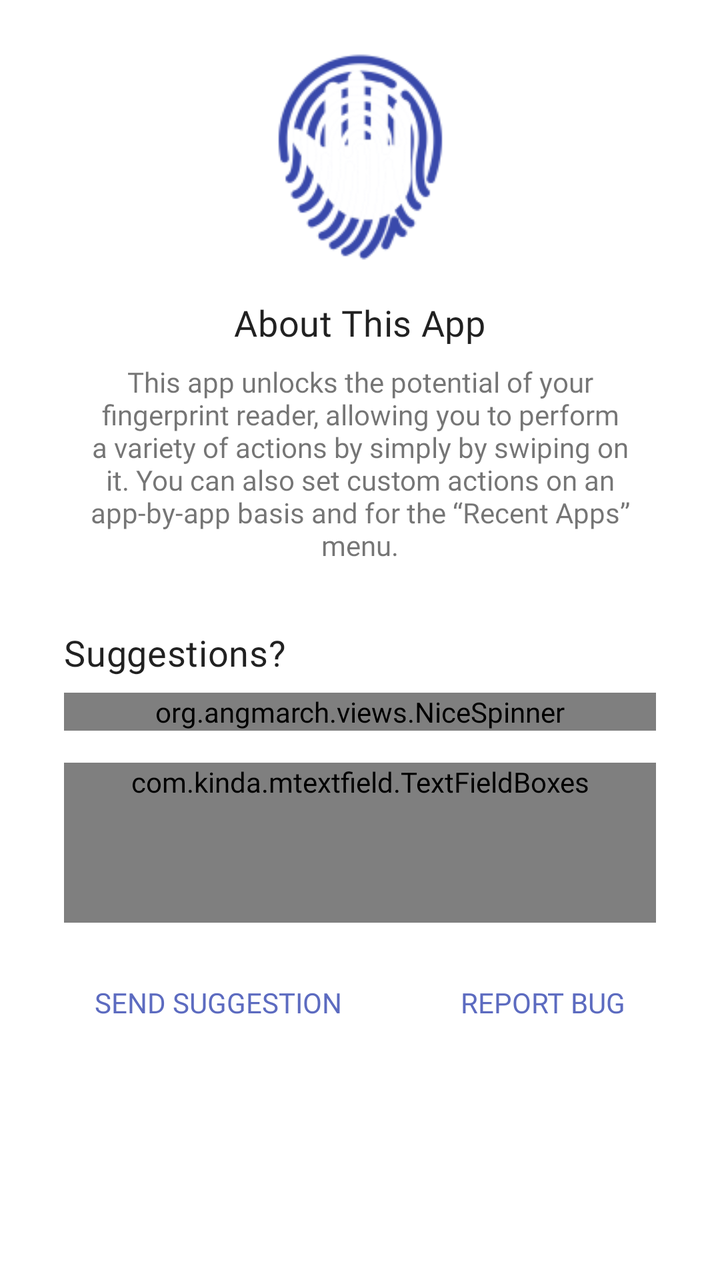
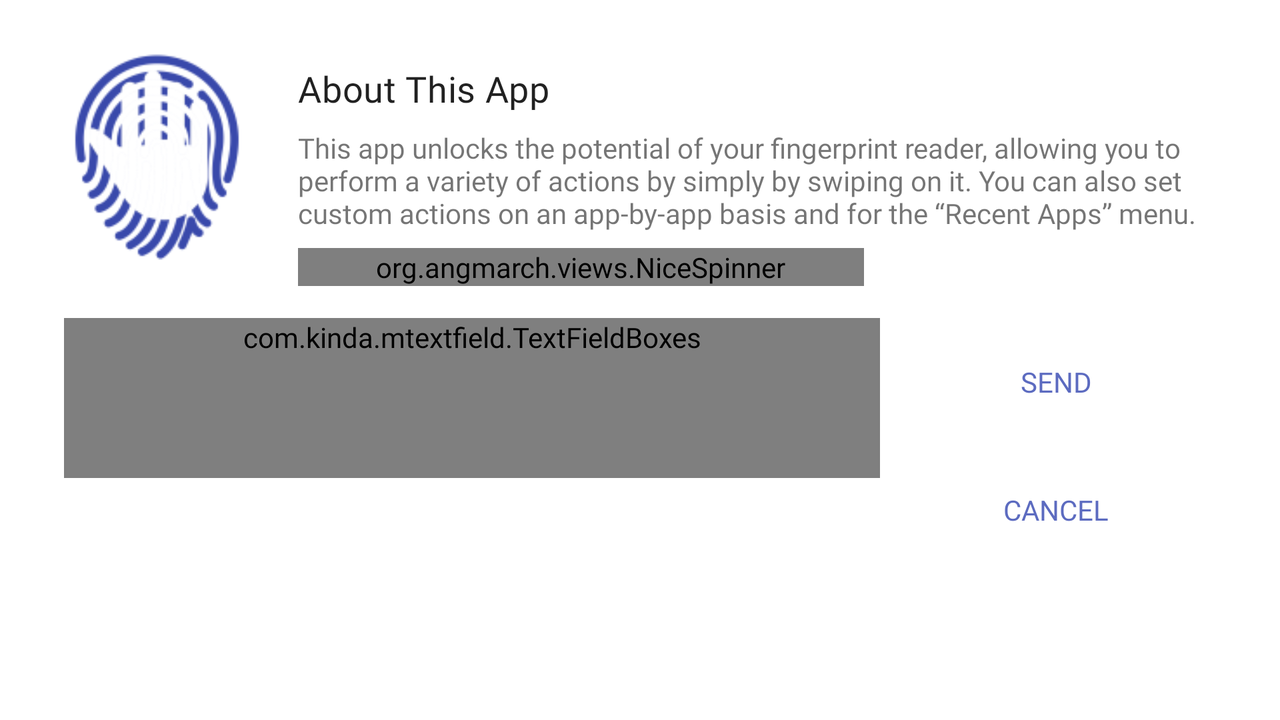

First picture: res/layout/ on a phone held upright. Second picture: the repository's own variant of that layout, on a device whose configuration matches the variant's folder. Source for both follows.
<!-- AndroidManifest.xml: application theme AppTheme -->
<!-- res/layout/fragment_help_suggestion.xml -->
<?xml version="1.0" encoding="utf-8"?>
<layout xmlns:android="http://schemas.android.com/apk/res/android"
        xmlns:app="http://schemas.android.com/apk/res-auto"
        xmlns:tools="http://schemas.android.com/tools">
    <android.support.constraint.ConstraintLayout
            android:layout_width="match_parent"
            android:layout_height="match_parent"
            tools:context=".pages.HelpFragment"
            android:id="@+id/helpContainer"
            android:background="@color/backgroundWhite">
        <ImageView
                android:src="@mipmap/logo"
                android:layout_width="125dp"
                android:layout_height="125dp"
                android:id="@+id/logo" app:layout_constraintTop_toTopOf="parent"
                app:layout_constraintStart_toStartOf="parent"
                app:layout_constraintEnd_toEndOf="parent"
                app:layout_constraintBottom_toBottomOf="parent" app:layout_constraintVertical_bias="0.0"
                android:contentDescription="@string/desc_logo"
                android:scaleType="fitXY" android:layout_marginTop="16dp"/>
        <TextView
                android:text="@string/how_do_i_use_this_app"
                android:layout_width="wrap_content"
                android:layout_height="wrap_content"
                android:id="@+id/aboutAppTitle" app:layout_constraintStart_toStartOf="parent"
                android:layout_marginStart="32dp"
                android:layout_marginTop="8dp" app:layout_constraintTop_toBottomOf="@+id/logo"
                app:layout_constraintEnd_toEndOf="parent" android:layout_marginEnd="32dp"
                android:textAppearance="@style/AppTheme.TextAppearance.SubHeader"
                android:textSize="18sp"/>

        <TextView
                android:text="@string/suggestions"
                android:layout_width="wrap_content"
                android:layout_height="wrap_content"
                android:id="@+id/suggestionsTitle"
                android:textAppearance="@style/AppTheme.TextAppearance.SubHeader"
                android:textSize="18sp"
                android:layout_marginBottom="8dp"
                app:layout_constraintBottom_toTopOf="@+id/sendSuggestion"
                android:layout_marginStart="32dp"
                app:layout_constraintStart_toStartOf="parent"
                android:layout_marginTop="32dp"
                app:layout_constraintVertical_bias="0.0"
                app:layout_constraintHorizontal_bias="0.0"
                app:layout_constraintTop_toBottomOf="@id/aboutDesc"
                android:layout_marginEnd="8dp"
                app:layout_constraintEnd_toEndOf="parent"
        />
        <TextView
                android:text="@string/found_a_bug"
                android:layout_width="wrap_content"
                android:layout_height="wrap_content"
                android:id="@+id/bugsTitle"
                android:textAppearance="@style/AppTheme.TextAppearance.SubHeader"
                android:textSize="18sp"
                android:layout_marginEnd="32dp"
                app:layout_constraintEnd_toEndOf="parent"
                android:layout_marginBottom="8dp"
                app:layout_constraintBottom_toTopOf="@+id/reportBug"
                app:layout_constraintStart_toEndOf="@+id/sendSuggestion"
                android:layout_marginStart="32dp"
                app:layout_constraintHorizontal_bias="0.5"
                android:layout_marginTop="32dp"
                app:layout_constraintVertical_bias="1.0"
                app:layout_constraintTop_toTopOf="parent"
                android:visibility="gone"
        />


        <Button
                android:text="@string/view_tutorial"
                android:layout_width="wrap_content"
                android:layout_height="wrap_content"
                android:id="@+id/view_tutorial" app:layout_constraintStart_toStartOf="parent"
                android:layout_marginStart="32dp"
                app:layout_constraintEnd_toEndOf="parent"
                android:layout_marginEnd="32dp" app:layout_constraintHorizontal_bias="0.5"
                style="@style/Widget.AppCompat.Button.Borderless.Colored"
                android:layout_marginTop="16dp" app:layout_constraintTop_toBottomOf="@+id/aboutDesc"
                app:layout_constraintBottom_toTopOf="@+id/bugsTitle" android:layout_marginBottom="16dp"
                android:alpha="0"
        />
        <Button
                android:text="@string/send_suggestion"
                android:layout_width="wrap_content"
                android:layout_height="wrap_content"
                android:id="@+id/sendSuggestion"
                style="@style/Widget.AppCompat.Button.Borderless.Colored"
                android:layout_marginBottom="8dp"
                app:layout_constraintBottom_toBottomOf="parent"
                app:layout_constraintTop_toBottomOf="@+id/editText"
                app:layout_constraintStart_toStartOf="parent"
                app:layout_constraintVertical_bias="0.0"
                android:layout_marginTop="16dp"
                app:layout_constraintHorizontal_bias="0.5"
                app:layout_constraintEnd_toStartOf="@+id/reportBug"
        />
        <Button
                android:text="@string/report_bug"
                android:layout_width="wrap_content"
                android:layout_height="wrap_content"
                android:id="@+id/reportBug"
                style="@style/Widget.AppCompat.Button.Borderless.Colored"
                android:layout_marginBottom="16dp"
                android:layout_marginTop="16dp"
                app:layout_constraintBottom_toBottomOf="parent"
                app:layout_constraintEnd_toEndOf="parent"
                app:layout_constraintStart_toEndOf="@+id/sendSuggestion"
                app:layout_constraintTop_toBottomOf="@+id/editText"
                app:layout_constraintVertical_bias="0.0"
                app:layout_constraintHorizontal_bias="0.0"
        />
        <TextView
                android:layout_width="0dp"
                android:layout_height="wrap_content"
                android:id="@+id/aboutDesc"
                android:layout_marginTop="8dp"
                app:layout_constraintTop_toBottomOf="@+id/aboutAppTitle"
                app:layout_constraintEnd_toEndOf="parent"
                android:text="@string/about_desc"
                android:layout_marginBottom="8dp"
                app:layout_constraintBottom_toBottomOf="parent"
                app:layout_constraintVertical_bias="0.0"
                app:layout_constraintStart_toStartOf="parent"
                android:layout_marginEnd="32dp"
                android:layout_marginStart="32dp"
                app:layout_constraintHorizontal_bias="0.0"
                android:gravity="center_horizontal"/>


        

        <org.angmarch.views.NiceSpinner
                android:layout_width="0dp"
                android:layout_height="wrap_content"
                android:spinnerMode="dropdown"
                android:id="@+id/suggestionSpinner"
                android:entries="@array/suggestion_types"
                app:layout_constraintStart_toStartOf="parent"
                app:layout_constraintEnd_toEndOf="parent"
                app:layout_constraintBottom_toBottomOf="parent"
                app:layout_constraintTop_toBottomOf="@+id/suggestionsTitle"
                android:layout_marginEnd="32dp" android:layout_marginStart="@dimen/list_margin_start"
                android:layout_marginBottom="16dp" android:layout_marginTop="8dp"
                android:visibility="visible"
                app:layout_constraintVertical_bias="0.0"
                app:layout_constraintHorizontal_bias="0.0"
        />

        <com.kinda.mtextfield.TextFieldBoxes
                android:layout_width="0dp"
                android:layout_height="wrap_content"
                android:inputType="textLongMessage"
                android:layout_marginTop="16dp"
                android:layout_marginStart="@dimen/list_margin_start"
                android:layout_marginEnd="@dimen/list_margin_start"
                android:layout_marginBottom="16dp"
                app:minCharacters="20"
                app:hasClearButton="true"
                tools:text="Name"
                android:ems="10"
                android:id="@+id/editText"
                app:labelText="@string/desc"
                android:minHeight="@dimen/min_text_height"
                app:layout_constraintTop_toBottomOf="@+id/suggestionSpinner"
                app:layout_constraintBottom_toBottomOf="parent"
                app:layout_constraintStart_toStartOf="parent"
                app:layout_constraintEnd_toEndOf="parent"
                app:layout_constraintVertical_bias="0.0">

            <com.kinda.mtextfield.ExtendedEditText
                    android:id="@+id/extended_edit_text"
                    android:layout_width="match_parent"
                    android:minHeight="@dimen/min_text_height"
                    tools:text="blah blah blah blah blah blah blah"
                    android:layout_height="wrap_content"/>

        </com.kinda.mtextfield.TextFieldBoxes>

    </android.support.constraint.ConstraintLayout>
</layout>
<!-- resources referenced by this layout -->
<resources>
  <string-array name="suggestion_types">
          <item>Feature Request</item>
          <item>Usability Improvement</item>
          <item>Language Translation</item>
          <item>Other</item>
      </string-array>
  <color name="backgroundWhite">#FFFFFF</color>
  <dimen name="list_margin_start">32dp</dimen>
  <dimen name="min_text_height">80dp</dimen>
  <!-- mipmap logo: png bitmap (mipmap-hdpi, 5687 bytes) -->
  <string name="about_desc">This app unlocks the potential of your fingerprint reader, allowing you to perform
          a variety of actions by simply by swiping on it. You can also set custom actions on an app-by-app basis and for the “Recent Apps” menu.
      </string>
  <string name="desc">Description</string>
  <string name="desc_logo">logo</string>
  <string name="found_a_bug">Found a bug?</string>
  <string name="how_do_i_use_this_app">About This App</string>
  <string name="report_bug">Report Bug</string>
  <string name="send_suggestion">Send Suggestion</string>
  <string name="suggestions">Suggestions?</string>
  <string name="view_tutorial">View Tutorial</string>
  <style name="AppTheme.TextAppearance.SubHeader" parent="Base.V0.TextAppearance.SubHeader">
          <item name="android:fontFamily">@font/robot_regular</item>
          <item name="android:textSize">16sp</item>
      </style>
  <!-- from res/values-v23/ -->
  <style name="AppTheme" parent="Base.V23.AppTheme" />
  <style name="Base.V0.TextAppearance.SubHeader" parent="TextAppearance.MaterialComponents.Headline6" />
  <!-- from res/values-v23/ -->
  <style name="Base.V23.AppTheme" parent="Base.V0.AppTheme">
          <item name="android:statusBarColor">@color/backgroundWhite</item>
          <item name="android:windowLightStatusBar">true</item>
      </style>
  <style name="Base.V0.AppTheme" parent="Theme.AppCompat.Light.NoActionBar">
          <item name="colorPrimary">@color/colorPrimary</item>
          <item name="colorPrimaryDark">@color/colorPrimaryDark</item>
          <item name="colorAccent">@color/colorAccent</item>
          <item name="android:colorBackground">@color/backgroundWhite</item>
          <item name="android:fontFamily">@font/robot_regular</item>
      </style>
  <color name="colorPrimary">#7986CB</color>
  <color name="colorPrimaryDark">#424242</color>
  <color name="colorAccent">#5C6BC0</color>
</resources>
<!-- res/layout-land/fragment_help_suggestion.xml (the repository's variant of the layout above) -->
<!-- drawn on the phone turned sideways -->
<?xml version="1.0" encoding="utf-8"?>
<layout xmlns:android="http://schemas.android.com/apk/res/android"
        xmlns:app="http://schemas.android.com/apk/res-auto"
        xmlns:tools="http://schemas.android.com/tools">
    <android.support.constraint.ConstraintLayout
            android:layout_width="match_parent"
            android:layout_height="match_parent"
            android:id="@+id/helpContainer"
            tools:context=".pages.HelpFragment"
            android:background="@color/backgroundWhite">


        <ImageView
                android:src="@mipmap/logo"
                android:layout_width="125dp"
                android:layout_height="125dp"
                android:id="@+id/logo" app:layout_constraintTop_toTopOf="parent"
                app:layout_constraintStart_toStartOf="parent"
                app:layout_constraintEnd_toEndOf="parent"
                app:layout_constraintBottom_toBottomOf="parent" app:layout_constraintVertical_bias="0.0"
                android:contentDescription="@string/desc_logo"
                android:scaleType="fitXY" app:layout_constraintHorizontal_bias="0.0" android:layout_marginStart="16dp"
                android:layout_marginEnd="16dp" android:layout_marginBottom="16dp" android:layout_marginTop="16dp"/>
        <TextView
                android:text="@string/how_do_i_use_this_app"
                android:layout_width="wrap_content"
                android:layout_height="wrap_content"
                android:id="@+id/aboutAppTitle"
                android:layout_marginStart="8dp"
                android:layout_marginTop="16dp"
                app:layout_constraintEnd_toEndOf="parent" android:layout_marginEnd="32dp"
                android:textAppearance="@style/AppTheme.TextAppearance.SubHeader"
                android:textSize="18sp" app:layout_constraintStart_toEndOf="@+id/logo"
                app:layout_constraintTop_toTopOf="@+id/logo" app:layout_constraintHorizontal_bias="0.0"/>
        <TextView
                android:text="@string/suggestions"
                android:layout_width="wrap_content"
                android:layout_height="wrap_content"
                android:id="@+id/suggestionsTitle"
                android:textAppearance="@style/AppTheme.TextAppearance.SubHeader"
                android:textSize="18sp"
                android:layout_marginEnd="32dp"
                app:layout_constraintEnd_toEndOf="parent"
                android:layout_marginBottom="8dp"
                app:layout_constraintBottom_toTopOf="@+id/reportBug"
                app:layout_constraintStart_toEndOf="@+id/sendSuggestion"
                android:layout_marginStart="32dp"
                app:layout_constraintHorizontal_bias="0.5"
                android:layout_marginTop="32dp"
                app:layout_constraintVertical_bias="1.0"
                app:layout_constraintTop_toTopOf="parent"
                android:visibility="gone"
        />
        <TextView
                android:text="@string/found_a_bug"
                android:layout_width="wrap_content"
                android:layout_height="wrap_content"
                android:id="@+id/bugsTitle"
                android:textAppearance="@style/AppTheme.TextAppearance.SubHeader"
                android:textSize="18sp"
                android:layout_marginEnd="32dp"
                app:layout_constraintEnd_toEndOf="parent"
                android:layout_marginBottom="8dp"
                app:layout_constraintBottom_toTopOf="@+id/reportBug"
                app:layout_constraintStart_toEndOf="@+id/sendSuggestion"
                android:layout_marginStart="32dp"
                app:layout_constraintHorizontal_bias="0.5"
                android:layout_marginTop="32dp"
                app:layout_constraintVertical_bias="1.0"
                app:layout_constraintTop_toTopOf="parent"
                android:visibility="gone"
        />
        <Button
                android:text="@string/view_tutorial"
                android:layout_width="wrap_content"
                android:layout_height="wrap_content"
                android:id="@+id/view_tutorial" app:layout_constraintStart_toStartOf="parent"
                android:layout_marginStart="32dp"
                app:layout_constraintEnd_toEndOf="parent"
                android:layout_marginEnd="32dp" app:layout_constraintHorizontal_bias="0.5"
                style="@style/Widget.AppCompat.Button.Borderless.Colored"
                android:layout_marginTop="16dp" app:layout_constraintTop_toBottomOf="@+id/aboutDesc"
                app:layout_constraintBottom_toTopOf="@+id/bugsTitle" android:layout_marginBottom="16dp"
                app:layout_constraintVertical_bias="0.0"
                android:alpha="0"
        />
        <Button
                android:text="@string/send_suggestion"
                android:layout_width="wrap_content"
                android:layout_height="wrap_content"
                android:id="@+id/sendSuggestion"
                android:minWidth="160dp"
                style="@style/Widget.AppCompat.Button.Borderless.Colored"
                android:layout_marginBottom="8dp"
                app:layout_constraintBottom_toBottomOf="parent"
                app:layout_constraintTop_toBottomOf="@+id/reportBug"
                app:layout_constraintEnd_toEndOf="parent"
                app:layout_constraintVertical_bias="0.0"
                android:layout_marginTop="16dp"
                android:layout_marginEnd="32dp"
                tools:text="@android:string/cancel"

                app:layout_constraintStart_toEndOf="@+id/editText" android:layout_marginStart="8dp"/>
        <Button
                android:text="@string/report_bug"
                android:layout_width="wrap_content"
                android:layout_height="wrap_content"
                android:id="@+id/reportBug"
                style="@style/Widget.AppCompat.Button.Borderless.Colored"
                android:layout_marginBottom="16dp"
                android:layout_marginTop="8dp"
                android:layout_marginEnd="32dp"
                app:layout_constraintBottom_toBottomOf="parent"
                app:layout_constraintEnd_toEndOf="parent"
                app:layout_constraintVertical_bias="0.0"
                android:minWidth="160dp"
                tools:text="@string/send"
                app:layout_constraintTop_toTopOf="@+id/editText"/>

        <TextView
                android:layout_width="0dp"
                android:layout_height="wrap_content"
                android:id="@+id/aboutDesc"
                android:layout_marginTop="8dp"
                app:layout_constraintTop_toBottomOf="@+id/aboutAppTitle"
                app:layout_constraintEnd_toEndOf="parent"
                android:text="@string/about_desc"
                android:layout_marginBottom="8dp"
                app:layout_constraintBottom_toBottomOf="parent"
                app:layout_constraintVertical_bias="0.0"
                android:layout_marginEnd="32dp"
                android:layout_marginStart="8dp"
                app:layout_constraintHorizontal_bias="0.0"
                app:layout_constraintStart_toEndOf="@+id/logo"/>


        

        <org.angmarch.views.NiceSpinner
                android:minWidth="250dp"
                android:layout_width="0dp" android:layout_height="wrap_content"
                android:spinnerMode="dropdown"
                android:id="@+id/suggestionSpinner"
                android:entries="@array/suggestion_types"
                app:layout_constraintEnd_toEndOf="@+id/editText"
                app:layout_constraintBottom_toBottomOf="parent"
                app:layout_constraintTop_toBottomOf="@+id/aboutDesc"
                android:layout_marginEnd="8dp"
                android:layout_marginBottom="16dp"
                app:layout_constraintVertical_bias="0.0"
                android:layout_marginTop="8dp"
                app:layout_constraintStart_toStartOf="@+id/aboutDesc"
                app:layout_constraintHorizontal_bias="0.0"/>

        <com.kinda.mtextfield.TextFieldBoxes
                android:layout_width="0dp"
                android:layout_height="wrap_content"
                android:inputType="textLongMessage"
                android:layout_marginTop="16dp"
                android:layout_marginStart="@dimen/list_margin_start"
                android:layout_marginEnd="8dp"
                android:layout_marginBottom="16dp"
                app:minCharacters="20"
                app:hasClearButton="true"
                tools:text="Name"
                android:ems="10"
                android:id="@+id/editText"
                app:labelText="@string/desc"
                android:minHeight="@dimen/min_text_height"
                app:layout_constraintTop_toBottomOf="@+id/suggestionSpinner"
                app:layout_constraintBottom_toBottomOf="parent"
                app:layout_constraintStart_toStartOf="parent"
                app:layout_constraintVertical_bias="0.0"
                app:layout_constraintEnd_toStartOf="@+id/reportBug">

            <com.kinda.mtextfield.ExtendedEditText
                    android:id="@+id/extended_edit_text"
                    android:layout_width="match_parent"
                    android:minHeight="@dimen/min_text_height"
                    tools:text="blah blah blah blah blah blah blah"
                    android:layout_height="wrap_content"/>

        </com.kinda.mtextfield.TextFieldBoxes>


    </android.support.constraint.ConstraintLayout>
</layout>
<!-- resources referenced by the variant -->
<!-- as the phone turned sideways resolves them -->
<resources>
  <string-array name="suggestion_types">
          <item>Feature Request</item>
          <item>Usability Improvement</item>
          <item>Language Translation</item>
          <item>Other</item>
      </string-array>
  <color name="backgroundWhite">#FFFFFF</color>
  <dimen name="list_margin_start">32dp</dimen>
  <dimen name="min_text_height">80dp</dimen>
  <!-- mipmap logo: png bitmap (mipmap-hdpi, 5687 bytes) -->
  <string name="about_desc">This app unlocks the potential of your fingerprint reader, allowing you to perform
          a variety of actions by simply by swiping on it. You can also set custom actions on an app-by-app basis and for the “Recent Apps” menu.
      </string>
  <string name="desc">Description</string>
  <string name="desc_logo">logo</string>
  <string name="found_a_bug">Found a bug?</string>
  <string name="how_do_i_use_this_app">About This App</string>
  <string name="report_bug">Report Bug</string>
  <string name="send">send</string>
  <string name="send_suggestion">Send Suggestion</string>
  <string name="suggestions">Suggestions?</string>
  <string name="view_tutorial">View Tutorial</string>
  <style name="AppTheme.TextAppearance.SubHeader" parent="Base.V0.TextAppearance.SubHeader">
          <item name="android:fontFamily">@font/robot_regular</item>
          <item name="android:textSize">16sp</item>
      </style>
  <!-- from res/values-v23/ -->
  <style name="AppTheme" parent="Base.V23.AppTheme" />
  <style name="Base.V0.TextAppearance.SubHeader" parent="TextAppearance.MaterialComponents.Headline6" />
  <!-- from res/values-v23/ -->
  <style name="Base.V23.AppTheme" parent="Base.V0.AppTheme">
          <item name="android:statusBarColor">@color/backgroundWhite</item>
          <item name="android:windowLightStatusBar">true</item>
      </style>
  <style name="Base.V0.AppTheme" parent="Theme.AppCompat.Light.NoActionBar">
          <item name="colorPrimary">@color/colorPrimary</item>
          <item name="colorPrimaryDark">@color/colorPrimaryDark</item>
          <item name="colorAccent">@color/colorAccent</item>
          <item name="android:colorBackground">@color/backgroundWhite</item>
          <item name="android:fontFamily">@font/robot_regular</item>
      </style>
  <color name="colorPrimary">#7986CB</color>
  <color name="colorPrimaryDark">#424242</color>
  <color name="colorAccent">#5C6BC0</color>
</resources>
